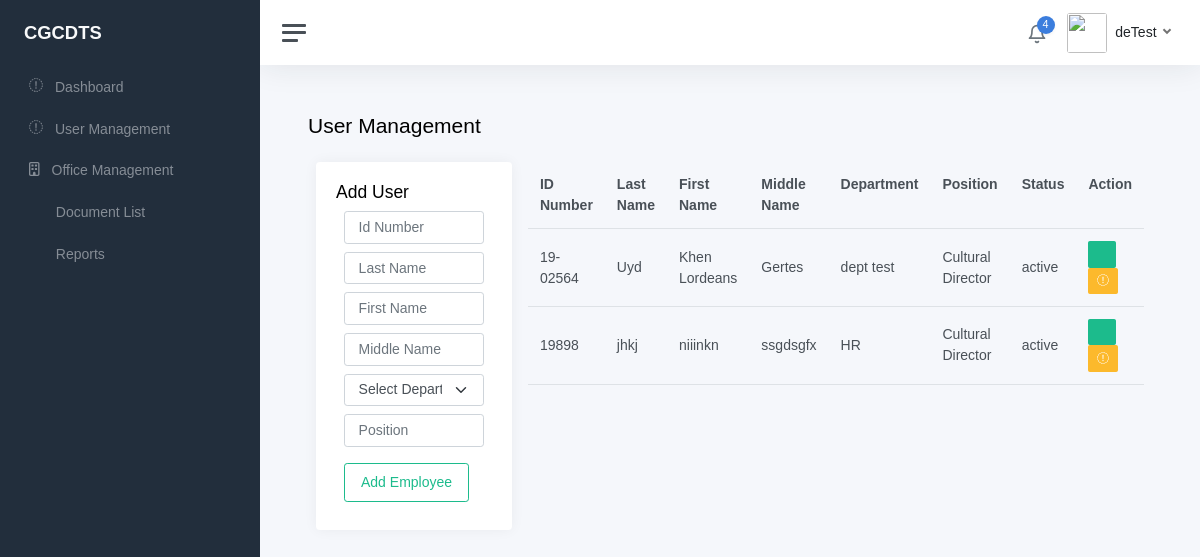
Screenshot of /employees/employee_management.php (signed in) with the database file from the repository.
### tables this page shows
CREATE TABLE `employees` (
  `id` int NOT NULL,
  `employee_id` varchar(100) NOT NULL,
  `last_name` varchar(255) NOT NULL,
  `first_name` varchar(255) NOT NULL,
  `middle_name` varchar(255) NOT NULL,
  `department` varchar(255) NOT NULL,
  `position` varchar(255) NOT NULL,
  `status` varchar(100) NOT NULL
);

CREATE TABLE `department_offices` (
  `id` int NOT NULL,
  `department_name` varchar(255) NOT NULL,
  `department_description` varchar(255) NOT NULL,
  `status` varchar(255) NOT NULL
);

### includes/autoloader.inc.php (called while the page is built, shortened)
<?php
function autoLoader ($className){
    $path = "../classes/";
    $ext = ".php";
    $fullPath = $path . $className . $ext;
}
?>

### config/connection.php (called while the page is built, shortened)
<?php
include_once '../includes/autoloader.inc.php';
$db = new Connection();
$conn = $db->conn();
$employee = new Employee($conn);

### classes/Employee.php (called while the page is built, shortened)
<?php
class Employee
{
    private $conn;
    function __construct($conn)
    {
        $this->conn = $conn;
    }
    public function getEmployees()
    {
        try {
            $sql = "SELECT * FROM employees em INNER JOIN department_offices do ON em.department = do.id WHERE em.status = 'active'";
            $result = $this->conn->query($sql);
            return $result->fetchAll(PDO::FETCH_ASSOC);
        } catch (PDOException $e) {
            echo $e->getMessage();
            return false;
        }
    }
}
?>

### employees/employee_management.php (the view, shortened to what this page needs)
<?php
require_once '../includes/sidebar_header.php';
$employees = $employee->getEmployees();
?>
<main class="content">
    <div class="container-fluid p-0">
        <h1 class="h3 mb-3">User Management</h1>
        <form action="../controller/employee_user_add.php" method="POST">
            <div class="user$user-card d-flex justify-content-start flex p-2 gap-3">
                <div class="user$user-item w-50">
                    <div class="card">
                        <div class="card-body">
                            <h4>Add User</h4>
                            <div class="form-group m-0 m-2">
                                <input type="text" name="emp_id" class="form-control" placeholder="Id Number" required>
                            </div>
                            <div class="form-group m-0 m-2">
                                <input type="text" name="emp_lname" class="form-control" placeholder="Last Name"
                                    required>
                            </div>
                            <div class="form-group m-0 m-2">
                                <input type="text" name="emp_fname" class="form-control" placeholder="First Name"
                                    required>
                            </div>
                            <div class="form-group m-0 m-2">
                                <input type="text" name="emp_mname" class="form-control" placeholder="Middle Name"
                                    required>
                            </div>
                            <div class="form-group m-0 m-2">
                                <select class="form-select" name="department_id" required>
                                    <option value="" selected disabled>Select Department</option>
                                </select>
                            </div>
                            <div class="form-group m-0 m-2">
                                <input type="text" name="emp_position" class="form-control" placeholder="Position"
                                    required>
                            </div>
                            <button type="submit" class="btn btn-outline-success m-0 m-2 d-rounded py-2 px-3">Add
                                Employee</button>
                        </div>
                    </div>
                </div>
                <div class="user user-item ">
                    <table class="table table-hover">
                        <th>ID Number</th>
                        <th>Last Name</th>
                        <th>First Name</th>
                        <th>Middle Name</th>
                        <th>Department</th>
                        <th>Position</th>
                        <th>Status</th>
                        <th>Action</th>
                        <tbody>
                            <?php foreach ($employees as $emp): ?>
                                <tr>
                                    <td>
                                        <?php echo $emp['employee_id'] ?>
                                    </td>
                                    <td>
                                        <?php echo $emp['last_name'] ?>
                                    </td>
                                    <td>
                                        <?php echo $emp['first_name'] ?>
                                    </td>
                                    <td>
                                        <?php echo $emp['middle_name'] ?>
                                    </td>
                                    <td>
                                        <?php echo $emp['department_name'] ?>
                                    </td>
                                    <td>
                                        <?php echo $emp['position'] ?>
                                    </td>
                                    <td>
                                        <?php echo $emp['status'] ?>
                                    </td>
                                    <td>
                                        <a href="employee_user_action.php?id=<?php echo $emp['employee_id']; ?>"
                                            class="btn btn-sm btn-success "><i class="fal fa-edit"></i></a>
                                        <a href="employee_management.php?id=<?php echo $emp['id']; ?>"
                                            class="btn btn-sm btn-warning"><i class="fas fa-minus-hexagon"></i></a>
                                    </td>
                                </tr>
                            <?php endforeach; ?>
                        </tbody>
                    </table>
                </div>
            </div>
        </form>
    </div>
</main>
<?php require_once '../includes/sidebar_footer.php' ?>

### css/cgcdts.css (style rules this page uses)
.d-rounded { border-radius: 50px; }
body { font-family: "Roboto", sans-serif; }

### rows the page displays
employees: employee "19-02564", last_name "Uyd", first_name "Khen Lordeans", middle_name "Gertes", department_offices.department_name "dept test", position "Cultural Director", department_offices.status "active"
employees: employee "19898", last_name "jhkj", first_name "niiinkn", middle_name "ssgdsgfx", department_offices.department_name "HR", position "Cultural Director", department_offices.status "active"

### other values shown
$_SESSION["username"] "deTest"
